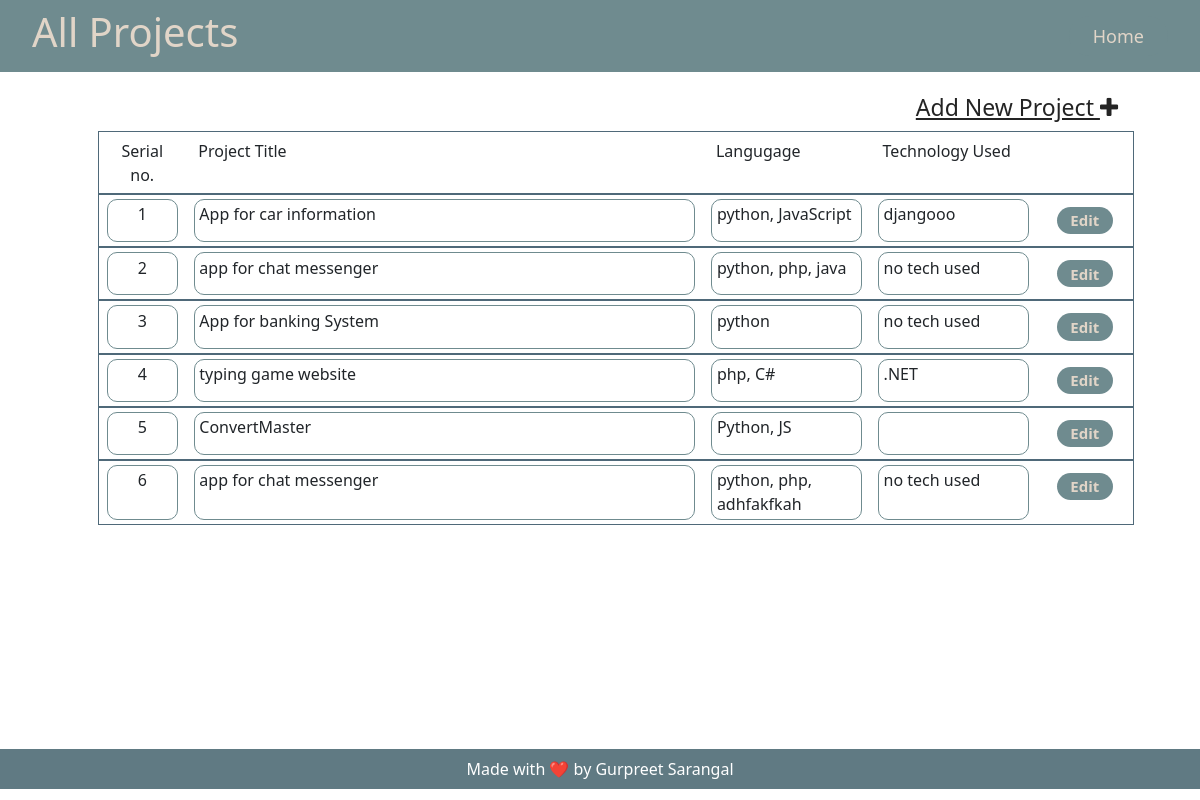
Screenshot of /staff/allprojects/ with the database file from the repository.
### collegeAdmin/models.py (models this page shows, shortened)
class project(models.Model):
    name = models.CharField(max_length=100)
    language = models.CharField(max_length=60)
    tech = models.CharField(max_length=60)

### staff/views.py (the view)
# urls.py: path('allprojects/', views.all_projects, name="all-project"),
def all_projects(request):
    context = {
        "css":"all_project.css",
        "projects": [
        ]
    }
    all_projects = project.objects.all()
    for pro in all_projects:
        proj_details = {
            "id": pro.id,
            "name":pro.name,
            "lang":pro.language,
            "tech":pro.tech,
        }
        context["projects"].append(proj_details)
    return render(request, "all_project.html",context)

### staff/templates/all_project.html (shortened to what this page needs)
{% extends 'base.html' %}
{% block navbar %}
{% include 'header.html' %}
{% endblock navbar %}
{% block body %}
<div class="container main-content">
    <div class="new-project">
        <a href="{% url 'add-project'%}">
            Add New Project <i class="fa fa-plus"></i>
        </a>
    </div>
    <div class="all-projects-list">
        <ul>
            <li>
                <div class="project-details">
                    <div class="project-id" style="border : none !important;">
                        Serial no.
                    </div>
                    <div class="project-name" style="border : none !important;">
                        Project Title
                    </div>
                    <div class="project-language" style="border : none !important;">
                        Langugage
                    </div>
                    <div class="project-tech" style="border : none !important;">
                        Technology Used
                    </div>
                    <div class="edit-project ">
                    </div>
                </div>
            </li>
            {% for project in projects %}
                <li>
                    <div class="project-details">
                        <div class="project-id">
                            {{ forloop.counter }}
                        </div>
                        <div class="project-name">
                            {{ project.name }}
                        </div>
                        <div class="project-language">
                            {{ project.lang }}
                        </div>
                        <div class="project-tech">
                            {{ project.tech }}
                        </div>
                        <div class="edit-project ">
                            <a href="{% url 'home' %}editproject/{{project.id}}">Edit</a>
                        </div>
                    </div>
                </li>
            {% endfor %}
        </ul>
    </div>
</div>
{% endblock body %}
{% block footer %}
{% include 'footer.html' %}
{% endblock footer %}

### staff/static/staff/css/all_project.css (style rules this page uses)
* { margin:0px; padding: 0px; }
:root { --primary: #4f6979; --secondary: #607a83; --tertiary: #6f8b8f; --bg-primary: #928787; --bg-secondary: #bdab9b; --bg-tertiary: #ccbeae; --text-primary: #e1d5c8; }
.main-content { padding: 1vw 3vw; height: 84.6vh; }
.new-project { display: flex; flex-direction: row; justify-content: end; align-items: center; margin: 0.4rem 1rem; }
.new-project a { color: rgb(36, 36, 36); font-size: 23px; }
.all-projects-list ul { list-style-type:none; }
.project-details { display: flex; justify-content: space-around; border: #4f6979 solid 1px; }
.project-id { border: #6f8b8f solid 1px; border-radius: 10px; margin: 0.25rem 0.5rem; padding: 0.15rem 0.3rem; width: 7%; text-align: center; }
.project-name { border: #6f8b8f solid 1px; border-radius: 10px; margin: 0.25rem 0.5rem; padding: 0.15rem 0.3rem; width: 50%; }
.project-language { border: #6f8b8f solid 1px; border-radius: 10px; margin: 0.25rem 0.5rem; padding: 0.15rem 0.3rem; width: 15%; }
.project-tech { border: #6f8b8f solid 1px; border-radius: 10px; margin: 0.25rem 0.5rem; padding: 0.15rem 0.3rem; width: 15%; }
.edit-project { margin: 0.25rem 0.5rem; padding: 0.5rem 0.3rem; width: 8%; display: flex; justify-content: center; align-content: flex-start; border-radius: 10px; }
.edit-project a { padding: 0.15rem 0.3rem; border-radius: 30px; background: var(--tertiary); color: var(--text-primary); text-decoration: none; transition: background 0.2s; font-size: 15px; max-height: 1.7rem; min-width: 3.5rem; font-weight: 600; text-align: center; }

### rows the page displays
project: name "App for car information", lang "python, JavaScript", tech "djangooo"
project: name "app for chat messenger", lang "python, php, java", tech "no tech used"
project: name "App for banking System", lang "python", tech "no tech used"
project: name "typing game website", lang "php, C#", tech ".NET"
project: name "ConvertMaster", lang "Python, JS"
project: name "app for chat messenger", lang "python, php, adhfakfkah", tech "no tech used"
